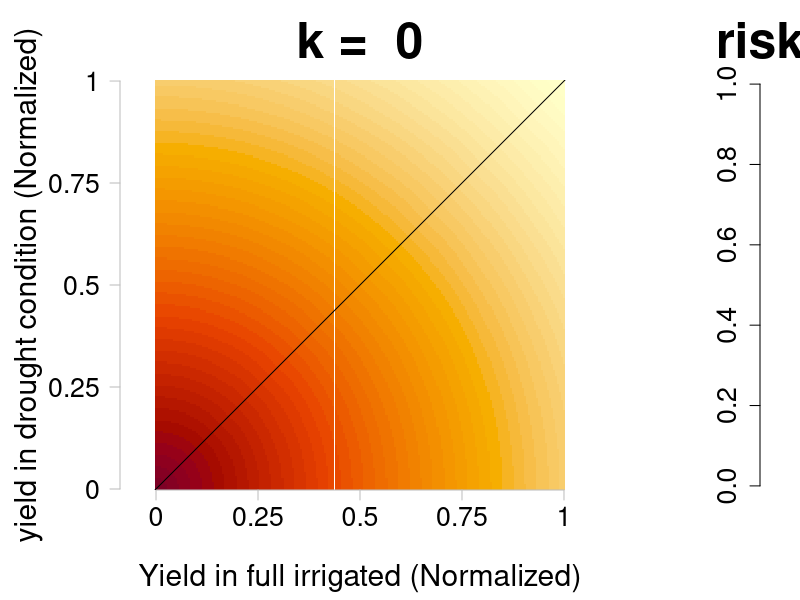
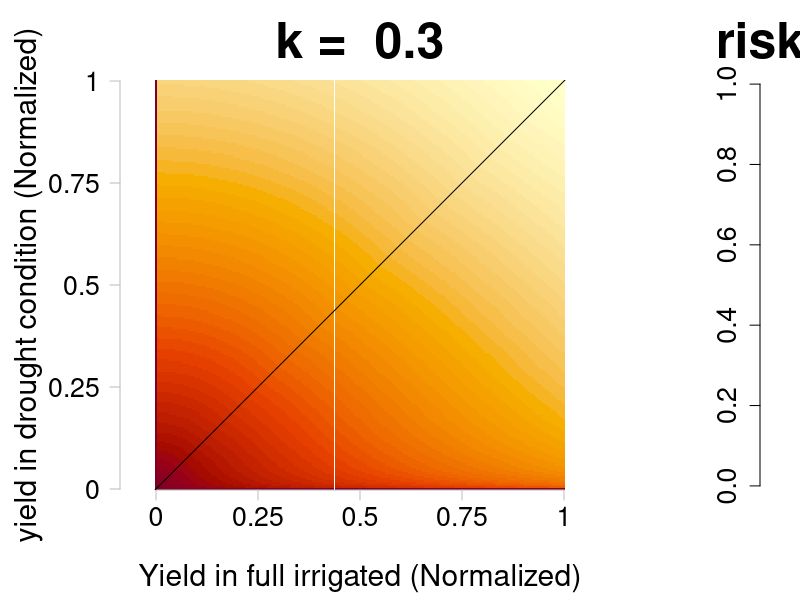
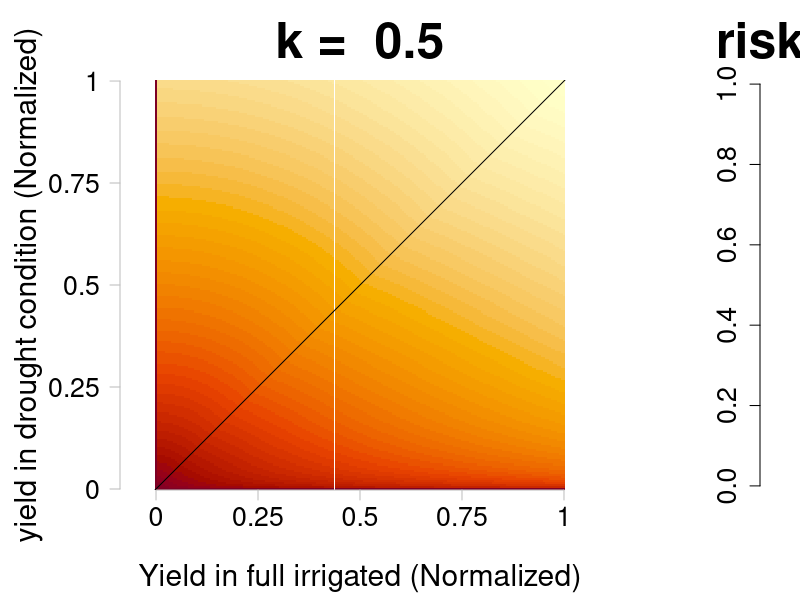
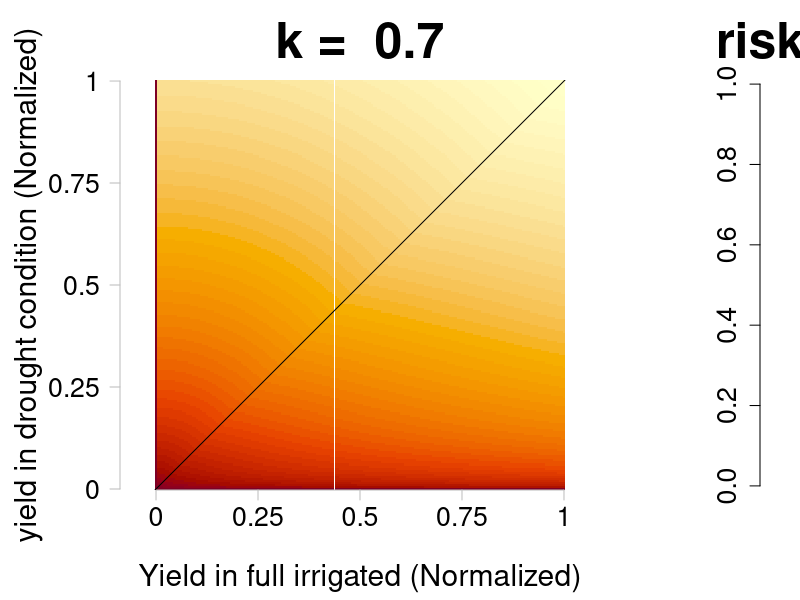
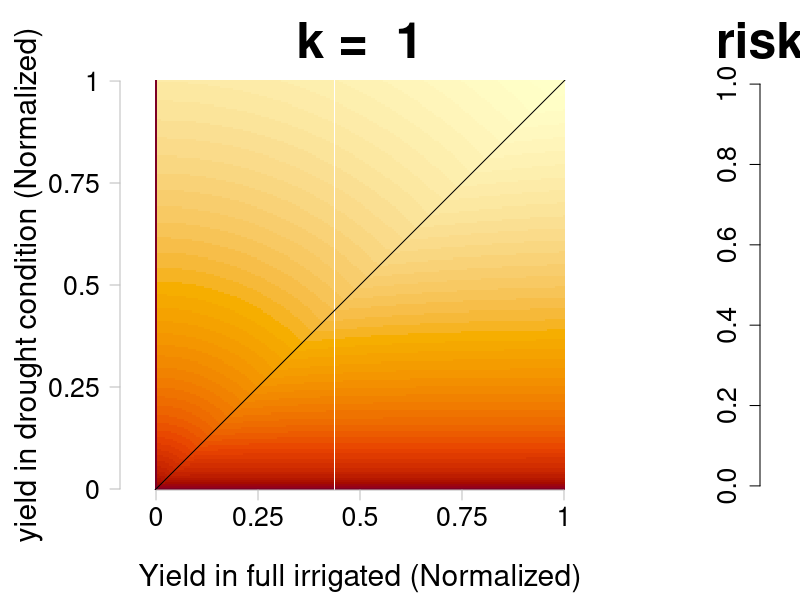
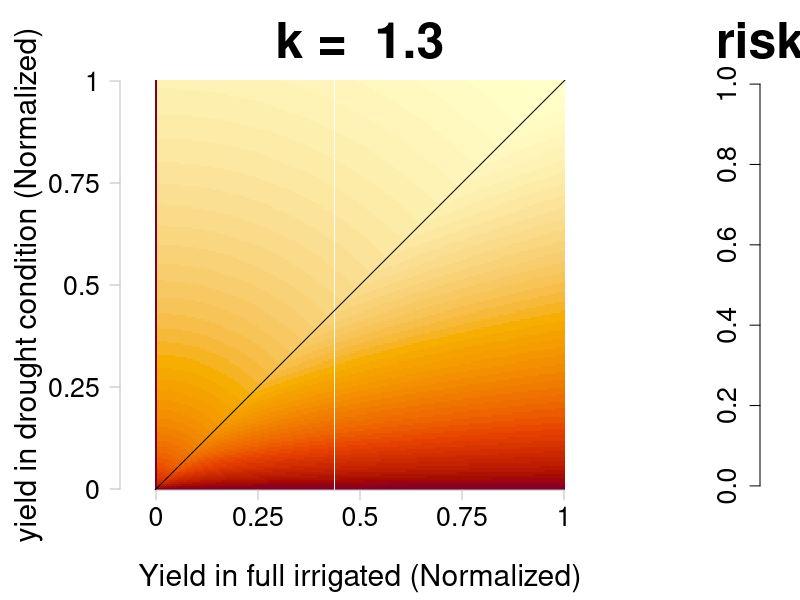
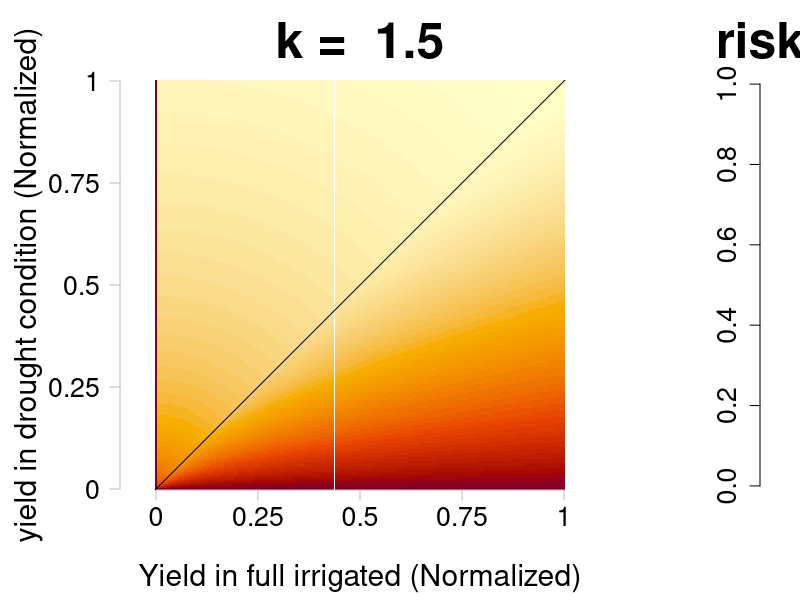
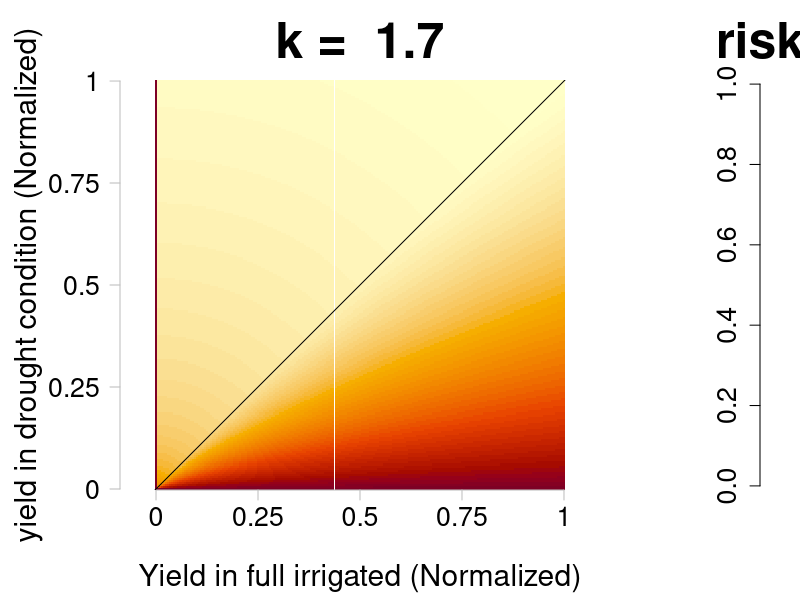

Generate these figures, in order, with R:
polar <- function(df = NULL, x, y, k = 1){
  # x: yield of full irrigated
  # y: yield of drought condition
  if(is.null(df)){
    r <- sqrt(x^2+y^2)
    theta1 <- ifelse(x>0, (1-((atan(y/x)/pi)*180)/45), 1)
    theta <- ifelse(theta1<0,0,theta1)
    r = abs(r-max(r))/max(r)
    return(1-sqrt((1-k)*(1-r)*k*(1-theta)))  
  }else{
    r <- sqrt(df[,1]^2+df[,2]^2)
    theta1 <- ifelse(df[,1]>0, (1-((atan(df[,2]/df[,1])/pi)*180)/45), 1)
    theta <- ifelse(theta1<0,0,theta1)
    r = abs(r-max(r))/max(r)
    return(1-sqrt((1-r)^(2-k)*(1-theta)^(k))) 
  }
}
## This is just for testing
# mx = 0.8; my = 0.7
# polar <- function(df = NULL, x, y, k = 1, max.x = mx, max.y = my){
#   # x: yield of full irrigated
#   # y: yield of drought condition
#   if(is.null(df)){
#     r <- sqrt(x^2+y^2)
#     theta1 <- ifelse(x>0, (1-((atan(y/x)/pi)*180)/45), 1)
#     theta <- ifelse(theta1<0,0,theta1)
#     mr <- sqrt(max.x^2+max.y^2)
#     r = abs(r-mr)/mr
#     return(1-sqrt((1-k)*(1-r)*k*(1-theta)))  
#   }else{
#     r <- sqrt(df[,1]^2+df[,2]^2)
#     theta1 <- ifelse(df[,1]>0, (1-((atan(df[,2]/df[,1])/pi)*180)/45), 1)
#     theta <- ifelse(theta1<0,0,theta1)
#     mr <- sqrt(max.x^2+max.y^2)
#     r = abs(r-mr)/mr
#     return(1-sqrt((1-r)^(2-k)*(1-theta)^(k))) 
#   }
# }
##
risk.ratio <- function(x,y){
  # x: yield of full irrigated
  # y: yield of drought condition
  risk = ifelse(x == 0, 1, ifelse( ((x-y)/x) > 0, (x-y)/x, 0))
  return(risk)
}

# Grid points for plane
grid.points <- expand.grid((1-seq(0,1,0.005)), seq(0,1,0.005))[,c(2,1)]

# Risk
polar.mat <- matrix(polar(df = grid.points),nrow = sqrt(dim(grid.points)[1]), ncol = sqrt(dim(grid.points)[1]))
# Yield different ratio
ratio.mat <- matrix(risk.ratio(grid.points[,1], grid.points[,2]),nrow = sqrt(dim(grid.points)[1]), ncol = sqrt(dim(grid.points)[1]))
# Just calculate by Pythagorean theorem
sqrt.mat <- matrix(sqrt(grid.points[,1]^2+grid.points[,2]^2),nrow = sqrt(dim(grid.points)[1]), ncol = sqrt(dim(grid.points)[1]))

# Function: Visualize a matrix
imageM <- function(m, grid = max(dim(m)) <= 25, asp = (nrow(m)-1)/(ncol(m)-1), ...) {
  tf <- function(m) t(m)[, nrow(m):1]
  image(tf(m), asp=asp, axes = FALSE, col = hcl.colors(50, "YlOrRd", rev = TRUE),...)
  mAxis <- function(side, at, ...) # using 'j'
    axis(side, at=at, labels=as.character(j/200), col="gray", col.axis=1,...)
  n <- ncol(m); n1 <- n-1L; j <- seq(0,n1,length.out = 5); mAxis(1, at= j/n1)
  if(grid) abline(v = (0:n - .5)/n1, col="gray77", lty="dotted")
  n <- nrow(m); n1 <- n-1L; j <- seq(0,n1,length.out = 5); mAxis(2, at=j/n1, las=1)
  if(grid) abline(h = (0:n - .5)/n1, col="gray77", lty="dotted")
}

png(filename = "./figures/polar_heatmap.png", width = 1300, height = 1100)
par(mfrow = c(3,3), cex.main = 3, cex.axis = 1.6, cex.lab = 1.8, mgp=c(4,1,0), mar = c(5.5,6,4,2))
for(k in c(0, 0.3, 0.5, 0.7, 1, 1.3, 1.5, 1.7, 2)){
  polar.mat <- matrix(polar(df = grid.points,k = k),nrow = sqrt(dim(grid.points)[1]), ncol = sqrt(dim(grid.points)[1]))
  # Set up the layout to place the image and color bar side by side
  layout(matrix(c(1,2), nrow=1), widths=c(4,1), heights=c(1,0.2))
  imageM(polar.mat, main = paste("k = ", k), xlab = "Yield in full irrigated (Normalized)", ylab = "yield in drought condition (Normalized)")
  abline(0,1)
  # Generate a sequence of values covering the range of your data
  zlim <- range(polar.mat)
  z <- seq(zlim[1], zlim[2], length.out=length(heat.colors(50)))
  # Create a matrix for the color bar
  color.bar <- matrix(z, nrow=length(z), ncol=1)
  # Plot the color bar
  image(1, z, t(color.bar), col=hcl.colors(50, "YlOrRd", rev = TRUE), xaxt="n", yaxt="n", bty="n", ylab = "",
        main = "risk", xlab = ""); axis(2)
}
graphics.off()

# Yield different ratio
png(filename = "./figures/ratio_heatmap.png", height = 400, width = 400)
imageM(ratio.mat, main = "Yield different ratio", xlab = "Yield in full irrigated (Normalized)", ylab = "yield in drought condition (Normalized)")
abline(0,1)
graphics.off()

# Pythagorean theorem
png(filename = "./figures/sqrt_heatmap.png", height = 400, width = 400)
imageM(sqrt.mat, main = "Pythagorean theorem", xlab = "Yield in full irrigated (Normalized)", ylab = "yield in drought condition (Normalized)")
abline(0,1)
graphics.off()
